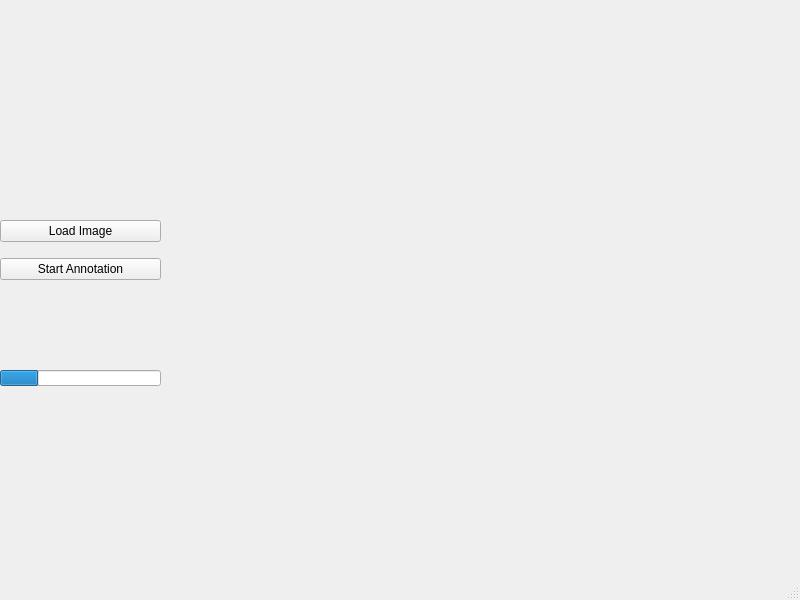
<?xml version="1.0" encoding="UTF-8"?>
<ui version="4.0">
 <class>MainWindow</class>
 <widget class="QMainWindow" name="MainWindow">
  <property name="geometry">
   <rect>
    <x>0</x>
    <y>0</y>
    <width>800</width>
    <height>600</height>
   </rect>
  </property>
  <property name="minimumSize">
   <size>
    <width>800</width>
    <height>600</height>
   </size>
  </property>
  <property name="windowTitle">
   <string>MainWindow</string>
  </property>
  <widget class="QWidget" name="centralwidget">
   <widget class="QWidget" name="verticalLayoutWidget">
    <property name="geometry">
     <rect>
      <x>0</x>
      <y>210</y>
      <width>161</width>
      <height>81</height>
     </rect>
    </property>
    <layout class="QVBoxLayout" name="verticalLayout">
     <item>
      <widget class="QPushButton" name="pushButton_2">
       <property name="text">
        <string>Load Image</string>
       </property>
      </widget>
     </item>
     <item>
      <widget class="QPushButton" name="pushButton">
       <property name="text">
        <string>Start Annotation</string>
       </property>
      </widget>
     </item>
    </layout>
   </widget>
   <widget class="QProgressBar" name="progressBar">
    <property name="geometry">
     <rect>
      <x>0</x>
      <y>370</y>
      <width>161</width>
      <height>16</height>
     </rect>
    </property>
    <property name="value">
     <number>24</number>
    </property>
    <property name="textVisible">
     <bool>false</bool>
    </property>
    <property name="format">
     <string>%p%</string>
    </property>
   </widget>
   <widget class="QWidget" name="gridLayoutWidget">
    <property name="geometry">
     <rect>
      <x>290</x>
      <y>0</y>
      <width>261</width>
      <height>241</height>
     </rect>
    </property>
    <layout class="QGridLayout" name="gridLayout"/>
   </widget>
   <widget class="QWidget" name="gridLayoutWidget_2">
    <property name="geometry">
     <rect>
      <x>290</x>
      <y>290</y>
      <width>261</width>
      <height>241</height>
     </rect>
    </property>
    <layout class="QGridLayout" name="gridLayout_2"/>
   </widget>
  </widget>
  <widget class="QMenuBar" name="menubar">
   <property name="geometry">
    <rect>
     <x>0</x>
     <y>0</y>
     <width>800</width>
     <height>21</height>
    </rect>
   </property>
  </widget>
  <widget class="QStatusBar" name="statusbar"/>
 </widget>
 <resources/>
 <connections/>
</ui>
